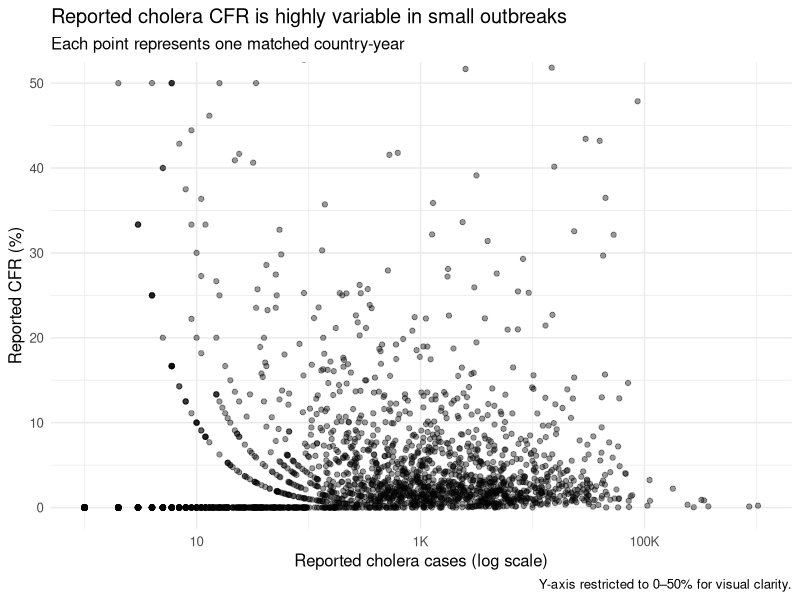
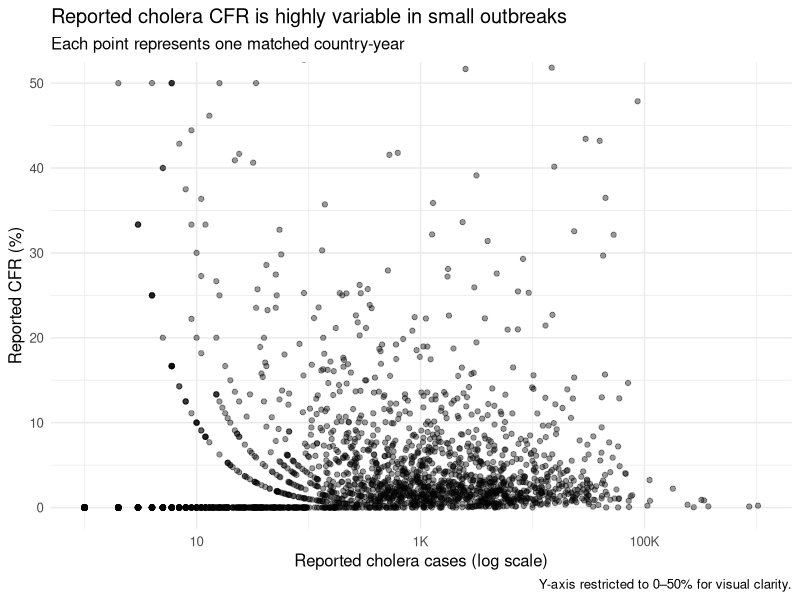

R code for these plots, in order: (Note: this script raises an error after producing the figures.)
# 04_cfr_and_outbreak_size.R
#
# Project: Cholera Burden and Fatality


# 1. Load packages 

library(tidyverse)
library(here)
library(scales)


# 2. Import linked cholera data 

cholera <- read_csv(
  here(
    "data",
    "processed",
    "cholera_linked.csv"
  ),
  show_col_types = FALSE
)



# PREPARE DATA



# 3. Restrict to interpretable CFR observations 
#
# Exclude:
# - zero case counts
# - the implausible observation where deaths exceed cases

cholera_cfr <- cholera |>
  filter(
    reported_cases > 0,
    reported_deaths <= reported_cases,
    !is.na(cfr_percent)
  )


# 4. Create outbreak-size categories 

cholera_cfr <- cholera_cfr |>
  mutate(
    outbreak_size = case_when(
      
      reported_cases < 10 ~
        "<10 cases",
      
      reported_cases < 100 ~
        "10–99 cases",
      
      reported_cases < 1000 ~
        "100–999 cases",
      
      reported_cases < 10000 ~
        "1,000–9,999 cases",
      
      reported_cases >= 10000 ~
        "≥10,000 cases"
    ),
    
    outbreak_size = factor(
      outbreak_size,
      levels = c(
        "<10 cases",
        "10–99 cases",
        "100–999 cases",
        "1,000–9,999 cases",
        "≥10,000 cases"
      )
    )
  )


# ANALYSIS 1: CFR versus outbreak size



# 5. Scatterplot 

plot_cases_cfr <- cholera_cfr |>
  ggplot(
    aes(
      x = reported_cases,
      y = cfr_percent
    )
  ) +
  geom_point(
    alpha = 0.4
  ) +
  scale_x_log10(
    labels = label_number(
      scale_cut = cut_short_scale()
    )
  ) +
  coord_cartesian(
    ylim = c(
      0,
      50
    )
  ) +
  labs(
    title = "Reported cholera CFR is highly variable in small outbreaks",
    subtitle = "Each point represents one matched country-year",
    x = "Reported cholera cases (log scale)",
    y = "Reported CFR (%)",
    caption = "Y-axis restricted to 0–50% for visual clarity."
  ) +
  theme_minimal(
    base_size = 12
  )


plot_cases_cfr


ggsave(
  here(
    "plots",
    "05_cfr_vs_outbreak_size.png"
  ),
  plot_cases_cfr,
  width = 10,
  height = 6,
  dpi = 300
)


# ANALYSIS 2: CFR distribution by outbreak-size category


# 6. Summarise CFR by outbreak size 

cfr_by_outbreak_size <- cholera_cfr |>
  group_by(
    outbreak_size
  ) |>
  summarise(
    
    n_country_years = n(),
    
    median_cases =
      median(
        reported_cases,
        na.rm = TRUE
      ),
    
    median_cfr =
      median(
        cfr_percent,
        na.rm = TRUE
      ),
    
    q1_cfr =
      quantile(
        cfr_percent,
        0.25,
        na.rm = TRUE
      ),
    
    q3_cfr =
      quantile(
        cfr_percent,
        0.75,
        na.rm = TRUE
      ),
    
    max_cfr =
      max(
        cfr_percent,
        na.rm = TRUE
      ),
    
    .groups = "drop"
  )


print(
  cfr_by_outbreak_size,
  n = Inf
)


write_csv(
  cfr_by_outbreak_size,
  here(
    "tables",
    "cfr_by_outbreak_size.csv"
  )
)


# 7. Boxplot 

plot_cfr_size_groups <- cholera_cfr |>
  ggplot(
    aes(
      x = outbreak_size,
      y = cfr_percent
    )
  ) +
  geom_boxplot(
    outlier.alpha = 0.25
  ) +
  coord_cartesian(
    ylim = c(
      0,
      25
    )
  ) +
  labs(
    title = "CFR variability decreases as reported outbreak size increases",
    subtitle = "Country-year cholera observations grouped by reported case count",
    x = "Reported outbreak size",
    y = "Reported CFR (%)",
    caption = "Y-axis restricted to 0–25% for visual clarity."
  ) +
  theme_minimal(
    base_size = 12
  ) +
  theme(
    axis.text.x = element_text(
      angle = 20,
      hjust = 1
    )
  )


plot_cfr_size_groups


ggsave(
  here(
    "plots",
    "06_cfr_by_outbreak_size.png"
  ),
  plot_cfr_size_groups,
  width = 10,
  height = 6,
  dpi = 300
)


# ANALYSIS 3: Sensitivity analysis using minimum case thresholds



# 8. Compare CFR distributions after applying denominator thresholds 

threshold_summary <- bind_rows(
  
  cholera_cfr |>
    summarise(
      threshold = "All outbreaks",
      minimum_cases = 1,
      n_country_years = n(),
      median_cfr = median(
        cfr_percent,
        na.rm = TRUE
      ),
      q1_cfr = quantile(
        cfr_percent,
        0.25,
        na.rm = TRUE
      ),
      q3_cfr = quantile(
        cfr_percent,
        0.75,
        na.rm = TRUE
      )
    ),
  
  cholera_cfr |>
    filter(
      reported_cases >= 10
    ) |>
    summarise(
      threshold = "≥10 cases",
      minimum_cases = 10,
      n_country_years = n(),
      median_cfr = median(
        cfr_percent,
        na.rm = TRUE
      ),
      q1_cfr = quantile(
        cfr_percent,
        0.25,
        na.rm = TRUE
      ),
      q3_cfr = quantile(
        cfr_percent,
        0.75,
        na.rm = TRUE
      )
    ),
  
  cholera_cfr |>
    filter(
      reported_cases >= 100
    ) |>
    summarise(
      threshold = "≥100 cases",
      minimum_cases = 100,
      n_country_years = n(),
      median_cfr = median(
        cfr_percent,
        na.rm = TRUE
      ),
      q1_cfr = quantile(
        cfr_percent,
        0.25,
        na.rm = TRUE
      ),
      q3_cfr = quantile(
        cfr_percent,
        0.75,
        na.rm = TRUE
      )
    ),
  
  cholera_cfr |>
    filter(
      reported_cases >= 1000
    ) |>
    summarise(
      threshold = "≥1,000 cases",
      minimum_cases = 1000,
      n_country_years = n(),
      median_cfr = median(
        cfr_percent,
        na.rm = TRUE
      ),
      q1_cfr = quantile(
        cfr_percent,
        0.25,
        na.rm = TRUE
      ),
      q3_cfr = quantile(
        cfr_percent,
        0.75,
        na.rm = TRUE
      )
    )
)


print(
  threshold_summary,
  n = Inf
)


write_csv(
  threshold_summary,
  here(
    "tables",
    "cfr_threshold_sensitivity_analysis.csv"
  )
)

# ANALYSIS 4: Relationship between outbreak size and CFR



# 9. Spearman correlation 
# Outbreak size is strongly skewed and the association is not assumed to be linear.

spearman_test <- cor.test(
  log10(
    cholera_cfr$reported_cases
  ),
  cholera_cfr$cfr_percent,
  method = "spearman",
  exact = FALSE
)


spearman_results <- tibble(
  
  method =
    "Spearman correlation",
  
  n =
    nrow(
      cholera_cfr
    ),
  
  rho =
    unname(
      spearman_test$estimate
    ),
  
  p_value =
    spearman_test$p.value
)


spearman_results


write_csv(
  spearman_results,
  here(
    "tables",
    "outbreak_size_cfr_spearman.csv"
  )
)


# ANALYSIS 5: Extreme CFR observations



# 10. Highest apparent CFRs 
highest_cfr <- cholera_cfr |>
  arrange(
    desc(
      cfr_percent
    )
  ) |>
  select(
    entity,
    code,
    year,
    reported_cases,
    reported_deaths,
    cfr_percent,
    outbreak_size
  ) |>
  slice_head(
    n = 25
  )


print(
  highest_cfr,
  n = Inf
)


write_csv(
  highest_cfr,
  here(
    "tables",
    "highest_reported_cholera_cfr.csv"
  )
)


# ANALYSIS 6: High CFR after excluding very small outbreaks



# 11. Highest CFR where at least 100 cases were reported 

highest_cfr_100plus <- cholera_cfr |>
  filter(
    reported_cases >= 100
  ) |>
  arrange(
    desc(
      cfr_percent
    )
  ) |>
  select(
    entity,
    code,
    year,
    reported_cases,
    reported_deaths,
    cfr_percent
  ) |>
  slice_head(
    n = 20
  )


print(
  highest_cfr_100plus,
  n = Inf
)


write_csv(
  highest_cfr_100plus,
  here(
    "tables",
    "highest_cholera_cfr_100plus_cases.csv"
  )
)



message(
  "CFR and outbreak-size analysis complete."
)
